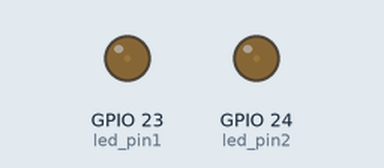
Recording of a program running on a simulated Raspberry Pi (BCM pin numbers). Shown: output pins drawn as LEDs (lit = HIGH).

Above: at 0.05 s.
At 0.5 s:
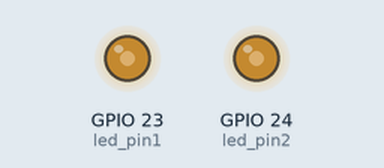
At 0.95 s:
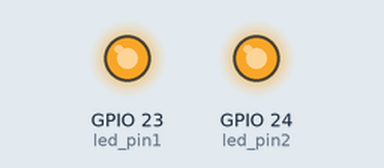
At 1.75 s:
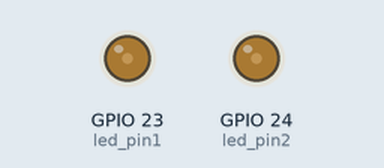
Timing chart, 0 to 4.7 s (numbered marks = the images above):
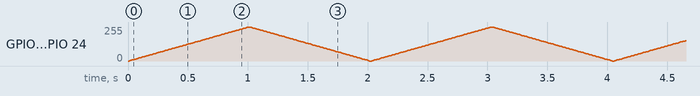

The program:

led_quiz_02.py
```python
import RPi.GPIO as GPIO
import time

GPIO.setmode(GPIO.BCM)

# 불필요한 warning 제거
GPIO.setwarnings(False)

led_pin1 = 23
led_pin2 = 24

GPIO.setup(led_pin1, GPIO.OUT)
GPIO.setup(led_pin2, GPIO.OUT)

pwm1 = GPIO.PWM(led_pin1, 1000.0)
pwm1.start(0.0)
pwm2 = GPIO.PWM(led_pin2, 1000.0)
pwm2.start(0.0)

try:
    while True:
        for t_high in range(0, 101):
            pwm1.ChangeDutyCycle(t_high)
            pwm2.ChangeDutyCycle(t_high)
            time.sleep(0.01)

        for t_high in range(100, -1, -1):
            pwm1.ChangeDutyCycle(t_high)
            pwm2.ChangeDutyCycle(t_high)
            time.sleep(0.01)

except KeyboardInterrupt:
    pass

pwm1.stop()
pwm2.stop()

GPIO.cleanup()
```
